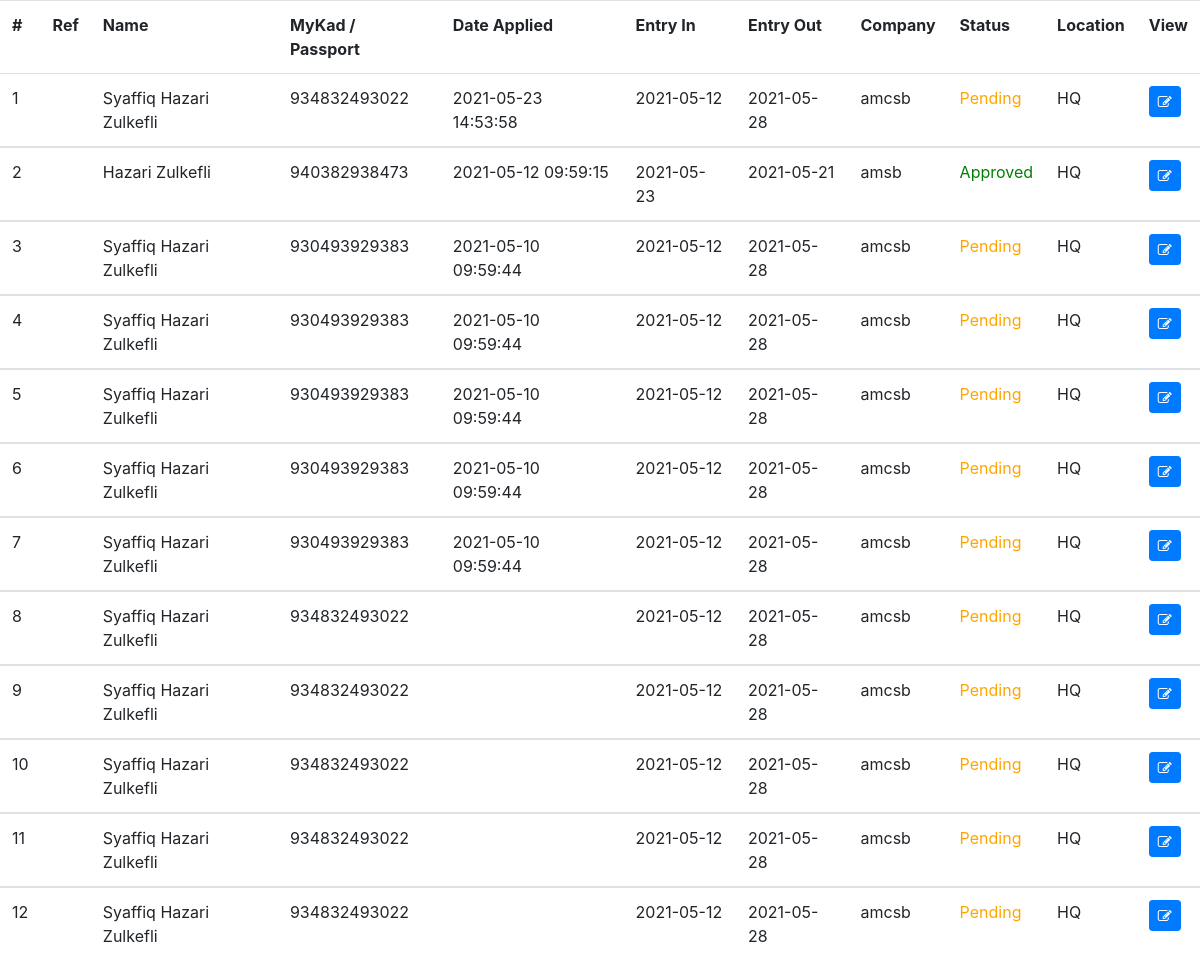
Page /backend-search.php?term=Hazari Zulkefli (signed in) on the committed database.
### tables this page shows
CREATE TABLE `hd_0001` (
  `hd_id` int(11) NOT NULL,
  `refnum` varchar(15) DEFAULT NULL,
  `fullname` varchar(50) DEFAULT NULL,
  `mykad` varchar(30) DEFAULT NULL,
  `visoffice` varchar(10) DEFAULT NULL,
  `appemail` varchar(100) DEFAULT NULL,
  `entryin` date DEFAULT NULL,
  `entryout` date DEFAULT NULL,
  `company` varchar(200) DEFAULT NULL,
  `caddress` varchar(100) DEFAULT NULL,
  `ccity` varchar(20) DEFAULT NULL,
  `cstate` varchar(20) DEFAULT NULL,
  `cpostal` varchar(10) DEFAULT NULL,
  `telno` varchar(30) DEFAULT NULL,
  `reasonentry` varchar(150) DEFAULT NULL,
  `nameconperson` varchar(50) DEFAULT NULL,
  `emailaddconperson` varchar(100) DEFAULT NULL,
  `radio1` varchar(5) DEFAULT NULL,
  `country` varchar(100) NOT NULL DEFAULT 'NA',
  `doafromcountries` date DEFAULT NULL,
  `radio2` varchar(5) DEFAULT NULL,
  `individu` varchar(100) NOT NULL DEFAULT 'NA',
  `areafrom` varchar(100) NOT NULL DEFAULT 'NA',
  `radio3` varchar(5) DEFAULT NULL,
  `radio4` varchar(5) DEFAULT NULL,
  `rescovid` varchar(10) NOT NULL DEFAULT 'NA',
  `datetest` date DEFAULT NULL,
  `loctest` varchar(50) NOT NULL DEFAULT 'NA',
  `cough` varchar(5) DEFAULT NULL,
  `diffbreathing` varchar(5) DEFAULT NULL,
  `fever` varchar(5) DEFAULT NULL,
  `flu` varchar(5) DEFAULT NULL,
  `sorethroat` varchar(5) DEFAULT NULL,
  `othersymptoms` varchar(300) DEFAULT NULL,
  `applstatus` varchar(10) NOT NULL DEFAULT 'Pending',
  `dt_apply` datetime DEFAULT NULL,
  `dt_updstatus` datetime DEFAULT NULL,
  `dt_updsby` int(11) DEFAULT NULL,
  `covtestresult` varchar(200) DEFAULT NULL
);

### login/lib/library.php (called while the page is built, shortened)
<?php
class DemoLib
{
    public function UserDetails($user_id)
    {
        try {
            $db = DB();
            $query = $db->prepare("SELECT user_id, name, username, email, usertype, ainloc FROM users WHERE user_id=:user_id");
            $query->bindParam("user_id", $user_id, PDO::PARAM_STR);
            $query->execute();
            if ($query->rowCount() > 0) {
                return $query->fetch(PDO::FETCH_OBJ);
            }
        } catch (PDOException $e) {
            exit($e->getMessage());
        }
    }
}

### backend-search.php (the view, shortened to what this page needs)
<!DOCTYPE html>
<html>
<head>
<link rel="stylesheet" href="https://stackpath.bootstrapcdn.com/bootstrap/4.1.3/css/bootstrap.min.css">
<link rel="stylesheet" href="https://maxcdn.bootstrapcdn.com/font-awesome/4.7.0/css/font-awesome.min.css">
<?php
require __DIR__ . '/login/lib/library.php';
$app = new DemoLib();
$user = $app->UserDetails($_SESSION['user_id']);
?>
</head>
<?php
$statcolour = "";
try{
    if(isset($_REQUEST["term"])){
        $term = $_REQUEST["term"];
        $sql = "SELECT * FROM hd_0001 WHERE visoffice = '$user->ainloc' AND (fullname LIKE '%$term%' OR mykad LIKE '%$term%' OR entryin LIKE '%$term%' OR entryout LIKE '%$term%' OR company LIKE '%$term%' OR refnum LIKE '%$term%') ORDER BY dt_apply DESC";
        $stmt = $db->prepare($sql);
        $stmt->execute();
        if($stmt->rowCount() > 0){
            echo "<table class='table'>
            <thead class='thead-dark'><tr>
            <td><b>#</b></td>
            <td><b>Ref</b></td>
            <td><b>Name</b></td>
            <td><b>MyKad / Passport</b></td>
            <td><b>Date Applied</b></td>
            <td><b>Entry In</b></td>
            <td><b>Entry Out</b></td>
            <td><b>Company</b></td>
            <td><b>Status</b></td>
            <td><b>Location</b></td>
            <td><b>View</b></td></tr>
            </thead>";
            $counter = "1";
            while($row = $stmt->fetch()){
                if($row["applstatus"] == 'Approved'){
                    $statcolour = "green";
                } else if ($row["applstatus"] == 'Pending'){
                    $statcolour = "orange";
                } else {
                    $statcolour = "red";
                }
                echo "<tbody><tr><td>" . $counter; $counter++ . "</td>";
                echo "<td>" . $row["refnum"] . "</td>";
                echo "<td>" . $row["fullname"] . "</td>";
                echo "<td>" . $row["mykad"] . "</td>";
                echo "<td>" . $row["dt_apply"] . "</td>";
                echo "<td>" . $row["entryin"] . "</td>";
                echo "<td>" . $row["entryout"] . "</td>";
                echo "<td>" . $row["company"] . "</td>";
                echo "<td style='color:$statcolour';>" . $row["applstatus"] . "</td>";
                echo "<td>" . $row["visoffice"] . "</td>";
                echo "<td><a href='manageappl.php?view_id=$row[hd_id]'> <button type='button' class='btn btn-labeled btn-primary btn-sm'><span class='btn-label'><i class='fa fa-edit'></i></span></button></a></td></tr></tbody>";
            }
            echo "</table>";
        } else{
            echo "<p>No matches found</p>";
        }
    }
} catch(PDOException $e){
    die("ERROR: Could not able to execute $sql. " . $e->getMessage());
}
?>

### rows in the picture
hd_0001: fullname "Syaffiq Hazari Zulkefli", mykad "934832493022", dt_apply "2021-05-23 14:53:58", entryin "2021-05-12", entryout "2021-05-28", company "amcsb", applstatus "Pending", visoffice "HQ"
hd_0001: fullname "Hazari Zulkefli", mykad "940382938473", dt_apply "2021-05-12 09:59:15", entryin "2021-05-23", entryout "2021-05-21", company "amsb", applstatus "Approved", visoffice "HQ"
hd_0001: fullname "Syaffiq Hazari Zulkefli", mykad "930493929383", dt_apply "2021-05-10 09:59:44", entryin "2021-05-12", entryout "2021-05-28", company "amcsb", applstatus "Pending", visoffice "HQ"
hd_0001: fullname "Syaffiq Hazari Zulkefli", mykad "930493929383", dt_apply "2021-05-10 09:59:44", entryin "2021-05-12", entryout "2021-05-28", company "amcsb", applstatus "Pending", visoffice "HQ"
hd_0001: fullname "Syaffiq Hazari Zulkefli", mykad "930493929383", dt_apply "2021-05-10 09:59:44", entryin "2021-05-12", entryout "2021-05-28", company "amcsb", applstatus "Pending", visoffice "HQ"
hd_0001: fullname "Syaffiq Hazari Zulkefli", mykad "930493929383", dt_apply "2021-05-10 09:59:44", entryin "2021-05-12", entryout "2021-05-28", company "amcsb", applstatus "Pending", visoffice "HQ"
hd_0001: fullname "Syaffiq Hazari Zulkefli", mykad "930493929383", dt_apply "2021-05-10 09:59:44", entryin "2021-05-12", entryout "2021-05-28", company "amcsb", applstatus "Pending", visoffice "HQ"
hd_0001: fullname "Syaffiq Hazari Zulkefli", mykad "934832493022", entryin "2021-05-12", entryout "2021-05-28", company "amcsb", applstatus "Pending", visoffice "HQ"
hd_0001: fullname "Syaffiq Hazari Zulkefli", mykad "934832493022", entryin "2021-05-12", entryout "2021-05-28", company "amcsb", applstatus "Pending", visoffice "HQ"
hd_0001: fullname "Syaffiq Hazari Zulkefli", mykad "934832493022", entryin "2021-05-12", entryout "2021-05-28", company "amcsb", applstatus "Pending", visoffice "HQ"
hd_0001: fullname "Syaffiq Hazari Zulkefli", mykad "934832493022", entryin "2021-05-12", entryout "2021-05-28", company "amcsb", applstatus "Pending", visoffice "HQ"
hd_0001: fullname "Syaffiq Hazari Zulkefli", mykad "934832493022", entryin "2021-05-12", entryout "2021-05-28", company "amcsb", applstatus "Pending", visoffice "HQ"
